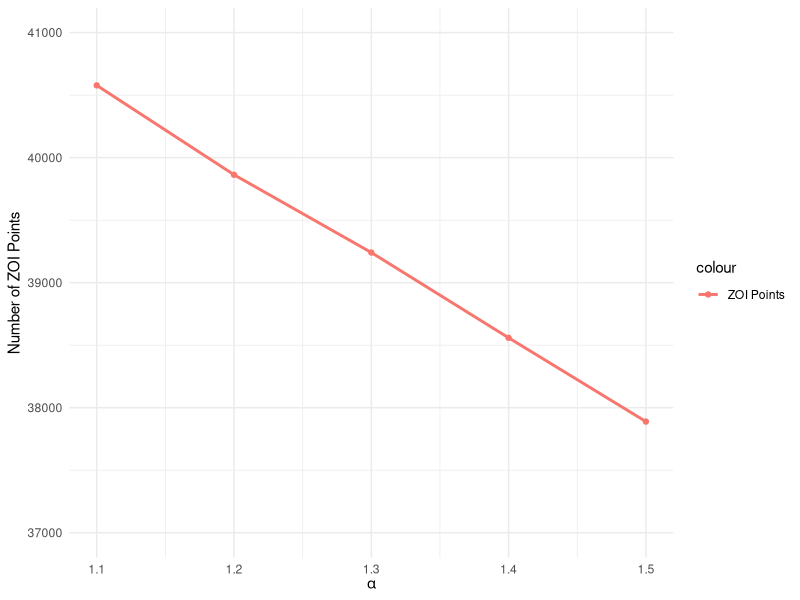

This figure's R source:
library(dplyr)
library(ggplot2)

data <- read.csv("alpha_sensitivity_report.csv")

zoi_s <- data$ZOI.numbers

ggplot(data, aes(x = alpha)) +
  geom_line(aes(y = zoi_s, color = "ZOI Points"), linewidth = 1) +
  geom_point(aes(y = zoi_s, color = "ZOI Points")) +
  scale_y_continuous(
    limits = c(37000, 41000),   # descending axis
    breaks = c(37000, 38000, 39000, 40000, 41000),
    name = "Number of ZOI Points"
  ) +
  labs(
    x = expression(alpha),
    y = "Number of ZOI Points"
  ) +
  theme_minimal()

data

